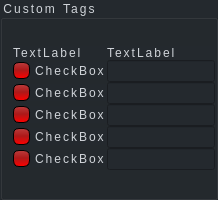
                   <widget class="QGroupBox" name="groupBox_12">
                    <property name="minimumSize">
                     <size>
                      <width>0</width>
                      <height>200</height>
                     </size>
                    </property>
                    <property name="styleSheet">
                     <string notr="true">background-color: #24292E ;
font: 10pt &quot;MS Shell Dlg 2&quot;;
letter-spacing: 2px;
word-spacing: 1.4px;
color: #D0D4D9;
</string>
                    </property>
                    <property name="title">
                     <string>Custom Tags</string>
                    </property>
                    <property name="flat">
                     <bool>true</bool>
                    </property>
                    <property name="checkable">
                     <bool>false</bool>
                    </property>
                    <layout class="QGridLayout" name="gridLayout_30">
                     <property name="leftMargin">
                      <number>10</number>
                     </property>
                     <property name="topMargin">
                      <number>0</number>
                     </property>
                     <property name="rightMargin">
                      <number>0</number>
                     </property>
                     <property name="bottomMargin">
                      <number>0</number>
                     </property>
                     <property name="spacing">
                      <number>0</number>
                     </property>
                     <item row="0" column="0">
                      <layout class="QGridLayout" name="gridLayout_29">
                       <item row="3" column="0">
                        <widget class="QCheckBox" name="checkBox_37">
                         <property name="styleSheet">
                          <string notr="true">QCheckBox {
    spacing: 5px;
}
QCheckBox::indicator {
    width: 13px;
    height: 13px;
}
QCheckBox::indicator:unchecked {
background-color: qlineargradient(spread:reflect, x1:0.54, y1:1, x2:0.534, y2:0, stop:0 rgba(255, 0, 0, 255), stop:0.528409 rgba(173, 25, 25, 255), stop:1 rgba(187, 60, 60, 255));
border-style: outset;
border-width: 1px;
border-radius: 6px;
border-color: #000000;
min-width: 1em;
padding: 1px;
}
QCheckBox::indicator:checked {
background-color: qlineargradient(spread:reflect, x1:0.54, y1:1, x2:0.534, y2:0, stop:0 rgba(0, 255, 18, 255), stop:0.306818 rgba(10, 171, 24, 255), stop:0.636364 rgba(25, 173, 41, 255), stop:0.994318 rgba(33, 104, 47, 255));
border-style: outset;
border-width: 1px;
border-radius: 6px;
border-color: #000000;
min-width: 1em;
padding: 1px;
}</string>
                         </property>
                         <property name="text">
                          <string>CheckBox</string>
                         </property>
                        </widget>
                       </item>
                       <item row="2" column="0">
                        <widget class="QCheckBox" name="checkBox_38">
                         <property name="styleSheet">
                          <string notr="true">QCheckBox {
    spacing: 5px;
}
QCheckBox::indicator {
    width: 13px;
    height: 13px;
}
QCheckBox::indicator:unchecked {
background-color: qlineargradient(spread:reflect, x1:0.54, y1:1, x2:0.534, y2:0, stop:0 rgba(255, 0, 0, 255), stop:0.528409 rgba(173, 25, 25, 255), stop:1 rgba(187, 60, 60, 255));
border-style: outset;
border-width: 1px;
border-radius: 6px;
border-color: #000000;
min-width: 1em;
padding: 1px;
}
QCheckBox::indicator:checked {
background-color: qlineargradient(spread:reflect, x1:0.54, y1:1, x2:0.534, y2:0, stop:0 rgba(0, 255, 18, 255), stop:0.306818 rgba(10, 171, 24, 255), stop:0.636364 rgba(25, 173, 41, 255), stop:0.994318 rgba(33, 104, 47, 255));
border-style: outset;
border-width: 1px;
border-radius: 6px;
border-color: #000000;
min-width: 1em;
padding: 1px;
}</string>
                         </property>
                         <property name="text">
                          <string>CheckBox</string>
                         </property>
                        </widget>
                       </item>
                       <item row="1" column="0">
                        <widget class="QCheckBox" name="checkBox_40">
                         <property name="styleSheet">
                          <string notr="true">QCheckBox {
    spacing: 5px;
}
QCheckBox::indicator {
    width: 13px;
    height: 13px;
}
QCheckBox::indicator:unchecked {
background-color: qlineargradient(spread:reflect, x1:0.54, y1:1, x2:0.534, y2:0, stop:0 rgba(255, 0, 0, 255), stop:0.528409 rgba(173, 25, 25, 255), stop:1 rgba(187, 60, 60, 255));
border-style: outset;
border-width: 1px;
border-radius: 6px;
border-color: #000000;
min-width: 1em;
padding: 1px;
}
QCheckBox::indicator:checked {
background-color: qlineargradient(spread:reflect, x1:0.54, y1:1, x2:0.534, y2:0, stop:0 rgba(0, 255, 18, 255), stop:0.306818 rgba(10, 171, 24, 255), stop:0.636364 rgba(25, 173, 41, 255), stop:0.994318 rgba(33, 104, 47, 255));
border-style: outset;
border-width: 1px;
border-radius: 6px;
border-color: #000000;
min-width: 1em;
padding: 1px;
}</string>
                         </property>
                         <property name="text">
                          <string>CheckBox</string>
                         </property>
                        </widget>
                       </item>
                       <item row="5" column="0">
                        <widget class="QCheckBox" name="checkBox_39">
                         <property name="styleSheet">
                          <string notr="true">QCheckBox {
    spacing: 5px;
}
QCheckBox::indicator {
    width: 13px;
    height: 13px;
}
QCheckBox::indicator:unchecked {
background-color: qlineargradient(spread:reflect, x1:0.54, y1:1, x2:0.534, y2:0, stop:0 rgba(255, 0, 0, 255), stop:0.528409 rgba(173, 25, 25, 255), stop:1 rgba(187, 60, 60, 255));
border-style: outset;
border-width: 1px;
border-radius: 6px;
border-color: #000000;
min-width: 1em;
padding: 1px;
}
QCheckBox::indicator:checked {
background-color: qlineargradient(spread:reflect, x1:0.54, y1:1, x2:0.534, y2:0, stop:0 rgba(0, 255, 18, 255), stop:0.306818 rgba(10, 171, 24, 255), stop:0.636364 rgba(25, 173, 41, 255), stop:0.994318 rgba(33, 104, 47, 255));
border-style: outset;
border-width: 1px;
border-radius: 6px;
border-color: #000000;
min-width: 1em;
padding: 1px;
}</string>
                         </property>
                         <property name="text">
                          <string>CheckBox</string>
                         </property>
                        </widget>
                       </item>
                       <item row="2" column="1">
                        <widget class="QLineEdit" name="lineEdit_9"/>
                       </item>
                       <item row="4" column="0">
                        <widget class="QCheckBox" name="checkBox_41">
                         <property name="styleSheet">
                          <string notr="true">QCheckBox {
    spacing: 5px;
}
QCheckBox::indicator {
    width: 13px;
    height: 13px;
}
QCheckBox::indicator:unchecked {
background-color: qlineargradient(spread:reflect, x1:0.54, y1:1, x2:0.534, y2:0, stop:0 rgba(255, 0, 0, 255), stop:0.528409 rgba(173, 25, 25, 255), stop:1 rgba(187, 60, 60, 255));
border-style: outset;
border-width: 1px;
border-radius: 6px;
border-color: #000000;
min-width: 1em;
padding: 1px;
}
QCheckBox::indicator:checked {
background-color: qlineargradient(spread:reflect, x1:0.54, y1:1, x2:0.534, y2:0, stop:0 rgba(0, 255, 18, 255), stop:0.306818 rgba(10, 171, 24, 255), stop:0.636364 rgba(25, 173, 41, 255), stop:0.994318 rgba(33, 104, 47, 255));
border-style: outset;
border-width: 1px;
border-radius: 6px;
border-color: #000000;
min-width: 1em;
padding: 1px;
}</string>
                         </property>
                         <property name="text">
                          <string>CheckBox</string>
                         </property>
                        </widget>
                       </item>
                       <item row="1" column="1">
                        <widget class="QLineEdit" name="lineEdit_8"/>
                       </item>
                       <item row="3" column="1">
                        <widget class="QLineEdit" name="lineEdit_10"/>
                       </item>
                       <item row="5" column="1">
                        <widget class="QLineEdit" name="lineEdit_12"/>
                       </item>
                       <item row="4" column="1">
                        <widget class="QLineEdit" name="lineEdit_11"/>
                       </item>
                       <item row="0" column="0">
                        <widget class="QLabel" name="label_19">
                         <property name="maximumSize">
                          <size>
                           <width>4412</width>
                           <height>18</height>
                          </size>
                         </property>
                         <property name="text">
                          <string>TextLabel</string>
                         </property>
                        </widget>
                       </item>
                       <item row="0" column="1">
                        <widget class="QLabel" name="label_20">
                         <property name="maximumSize">
                          <size>
                           <width>4412</width>
                           <height>18</height>
                          </size>
                         </property>
                         <property name="text">
                          <string>TextLabel</string>
                         </property>
                        </widget>
                       </item>
                      </layout>
                     </item>
                    </layout>
                   </widget>
